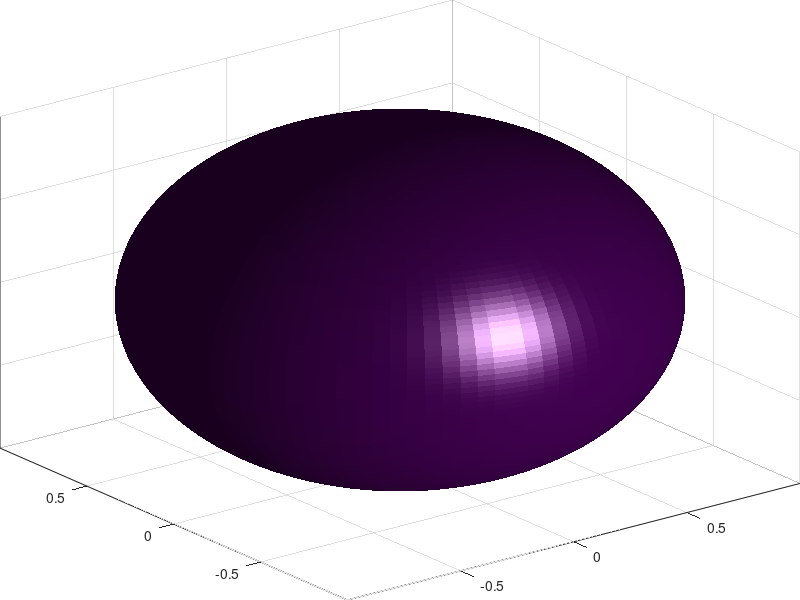

Write MATLAB code to recreate this figure. (Note: this script raises an error after producing the figure.)
clear all
close all

res = '-r300';
fmt = '-djpeg';

%set(0,'DefaultLineMarkerSize',8)
%set(0,'DefaultLineLineWidth',2)
%set(0,'DefaultAxesFontSize',20)

im_save_dir = 'paper_figures';

n = 100;

[X, Y, Z] = sphere(n);

C = zeros(size(X));
C(round(0.4*n):round(0.6*n), round(0.2*n):round(0.3*n)) = 1;

v0 = [0 0];
v1 = [-1.5 1.5];

dir = [0 0 0;
    0 1 0;
    0 0 1;
    1 0 0];
theta = 0:0.1:pi;
r = 0.2;
r1 = 1.25;

for i=1:4
    figure;
    set(gcf, 'papersize', [0.1 0.1])
    h = surf(X, Y, Z, C, 'edgecolor','none');
    set(gca,'position',[0 0 1 1],'units','normalized')
    camlight(45, -20);
    lighting phong
    material dull
    
    axis off
    hold on
    plot3(v1, v0, v0, 'k', 'linewidth', 2)
    plot3(v0, v1, v0, 'k', 'linewidth', 2)
    plot3(v0, v0, v1, 'k', 'linewidth', 2)
    
    if i > 1
        rotate(h,dir(i, :),25)
    end
    if i == 2
        plot3(r*cos(theta), -r1*ones(size(theta)),r*sin(theta), 'linewidth', 2)
        plot3(r*cos(theta(end)), -r1,r*sin(theta(end)), '>', 'linewidth', 2, 'markerfacecolor','b')
        text(-r-0.25, -r1, r+0.25,  '\alpha', 'color','b', 'fontsize', 24)
        
    end
    
    if i == 3
        plot3(r*cos(theta), r*sin(theta), -r1*ones(size(theta)), 'linewidth', 2)
        plot3(r*cos(theta(end)), r*sin(theta(end)), -r1, '<', 'linewidth', 2, 'markerfacecolor','b')
        text(0, r+0.05, -r1-0.5, '\beta', 'color','b', 'fontsize', 24)
    end
    if i == 4
        plot3(-r1*ones(size(theta)), r*sin(theta), r*cos(theta), 'linewidth', 2)
        plot3(-r1, r*sin(theta(end)), r*cos(theta(end)), '<', 'linewidth', 2, 'markerfacecolor','b')
        text(-r1, -r, -r-0.1, '\gamma', 'color','b', 'fontsize', 24)
    end
    
    print(sprintf('%s/sphere_%d', im_save_dir, i), fmt, res)
end


figure;
for i=1:4
    figure;
    set(gcf, 'papersize', [1 1])
    h = surf(X, Y, Z, C, 'edgecolor','none');
    set(gca,'position',[0 0 1 1],'units','normalized')
    
    camlight(45, -20);
    lighting phong
    material dull
    
    axis off
    hold on
    plot3(v1, v0, v0, 'k')
    plot3(v0, v1, v0, 'k')
    plot3(v0, v0, v1, 'k')
    if i > 1
        rotate(h,dir(i, :),25)
    else
        annotation('doublearrow', [0.4 0.6], [0.55 0.55],'color','w')
        annotation('doublearrow', [0.55 0.55], [0.4 0.6],'color','w')
        text(-0.1, -1, 0.3, '\eta_{proj}','color','w', 'fontsize', 16)
        text(0.17, -1, 0, '\eta_{proj}','color','w', 'fontsize', 16)
    end
    if i == 2
        plot3(r*cos(theta), -r1*ones(size(theta)),r*sin(theta), 'linewidth', 2)
        plot3(r*cos(theta(end)), -r1,r*sin(theta(end)), '>', 'linewidth', 2, 'markerfacecolor','b')
        text(-r-0.05, -r1, r+0.05,  '\alpha', 'color','b', 'fontsize', 24)
        
    end
    
    if i == 3
        plot3(r*cos(theta), r*sin(theta), -r1*ones(size(theta)), 'linewidth', 2)
        plot3(r*cos(theta(end)), r*sin(theta(end)), -r1, '<', 'linewidth', 2, 'markerfacecolor','b')
        text(0, r+0.05, -r1-0.1, '\beta', 'color','b', 'fontsize', 24)
    end
    if i == 4
        plot3(-r1*ones(size(theta)), r*sin(theta), r*cos(theta), 'linewidth', 2)
        plot3(-r1, r*sin(theta(end)), r*cos(theta(end)), 'v', 'linewidth', 2, 'markerfacecolor','b')
        text(-r1, -r, -r-0.1, '\gamma', 'color','b', 'fontsize', 24)
    end
    view(0, 0)
    
    print(sprintf('%s/sphere2_%d', im_save_dir, i), fmt, res)
    
end

